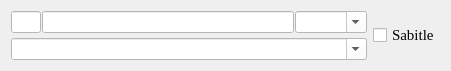
   <widget class="QWidget" name="horizontalLayoutWidget">
    <property name="geometry">
     <rect>
      <x>10</x>
      <y>10</y>
      <width>451</width>
      <height>61</height>
     </rect>
    </property>
    <layout class="QHBoxLayout" name="horizontalLayout_2">
     <item>
      <layout class="QVBoxLayout" name="verticalLayout_2" stretch="0,0">
       <property name="spacing">
        <number>0</number>
       </property>
       <property name="bottomMargin">
        <number>0</number>
       </property>
       <item>
        <layout class="QHBoxLayout" name="horizontalLayout" stretch="1,6,1">
         <property name="spacing">
          <number>1</number>
         </property>
         <property name="bottomMargin">
          <number>5</number>
         </property>
         <item>
          <widget class="QLineEdit" name="line_isno">
           <property name="sizePolicy">
            <sizepolicy hsizetype="Maximum" vsizetype="Fixed">
             <horstretch>0</horstretch>
             <verstretch>0</verstretch>
            </sizepolicy>
           </property>
           <property name="maximumSize">
            <size>
             <width>30</width>
             <height>16777215</height>
            </size>
           </property>
           <property name="font">
            <font>
             <family>Times New Roman</family>
            </font>
           </property>
           <property name="styleSheet">
            <string notr="true">background-color: rgb(255, 255, 255);
</string>
           </property>
           <property name="alignment">
            <set>Qt::AlignCenter</set>
           </property>
           <property name="readOnly">
            <bool>true</bool>
           </property>
          </widget>
         </item>
         <item>
          <widget class="QLineEdit" name="line_birlik">
           <property name="font">
            <font>
             <family>Times New Roman</family>
            </font>
           </property>
           <property name="styleSheet">
            <string notr="true">background-color: rgb(255, 255, 255);
</string>
           </property>
           <property name="readOnly">
            <bool>true</bool>
           </property>
          </widget>
         </item>
         <item>
          <widget class="QComboBox" name="cb_hospitalcode">
           <property name="styleSheet">
            <string notr="true">background-color: rgb(255, 255, 255);
</string>
           </property>
           <property name="editable">
            <bool>true</bool>
           </property>
           <property name="insertPolicy">
            <enum>QComboBox::NoInsert</enum>
           </property>
           <property name="frame">
            <bool>true</bool>
           </property>
          </widget>
         </item>
        </layout>
       </item>
       <item>
        <widget class="QComboBox" name="cb_hospital">
         <property name="sizePolicy">
          <sizepolicy hsizetype="Minimum" vsizetype="Fixed">
           <horstretch>0</horstretch>
           <verstretch>0</verstretch>
          </sizepolicy>
         </property>
         <property name="font">
          <font>
           <family>Times New Roman</family>
          </font>
         </property>
         <property name="styleSheet">
          <string notr="true">background-color: rgb(255, 255, 255);
</string>
         </property>
         <property name="editable">
          <bool>true</bool>
         </property>
         <property name="currentText">
          <string/>
         </property>
         <property name="currentIndex">
          <number>-1</number>
         </property>
         <property name="maxVisibleItems">
          <number>30</number>
         </property>
         <property name="insertPolicy">
          <enum>QComboBox::NoInsert</enum>
         </property>
        </widget>
       </item>
      </layout>
     </item>
     <item>
      <widget class="QCheckBox" name="checkBoxHospitalFix">
       <property name="maximumSize">
        <size>
         <width>70</width>
         <height>16777215</height>
        </size>
       </property>
       <property name="font">
        <font>
         <family>Times New Roman</family>
         <pointsize>11</pointsize>
         <weight>50</weight>
         <bold>false</bold>
        </font>
       </property>
       <property name="layoutDirection">
        <enum>Qt::LeftToRight</enum>
       </property>
       <property name="text">
        <string>Sabitle</string>
       </property>
      </widget>
     </item>
    </layout>
   </widget>
